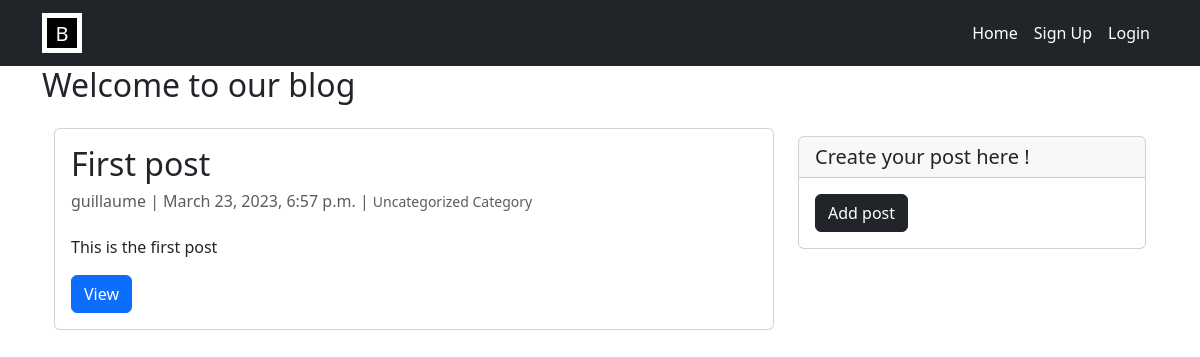
The app's page /, older data.
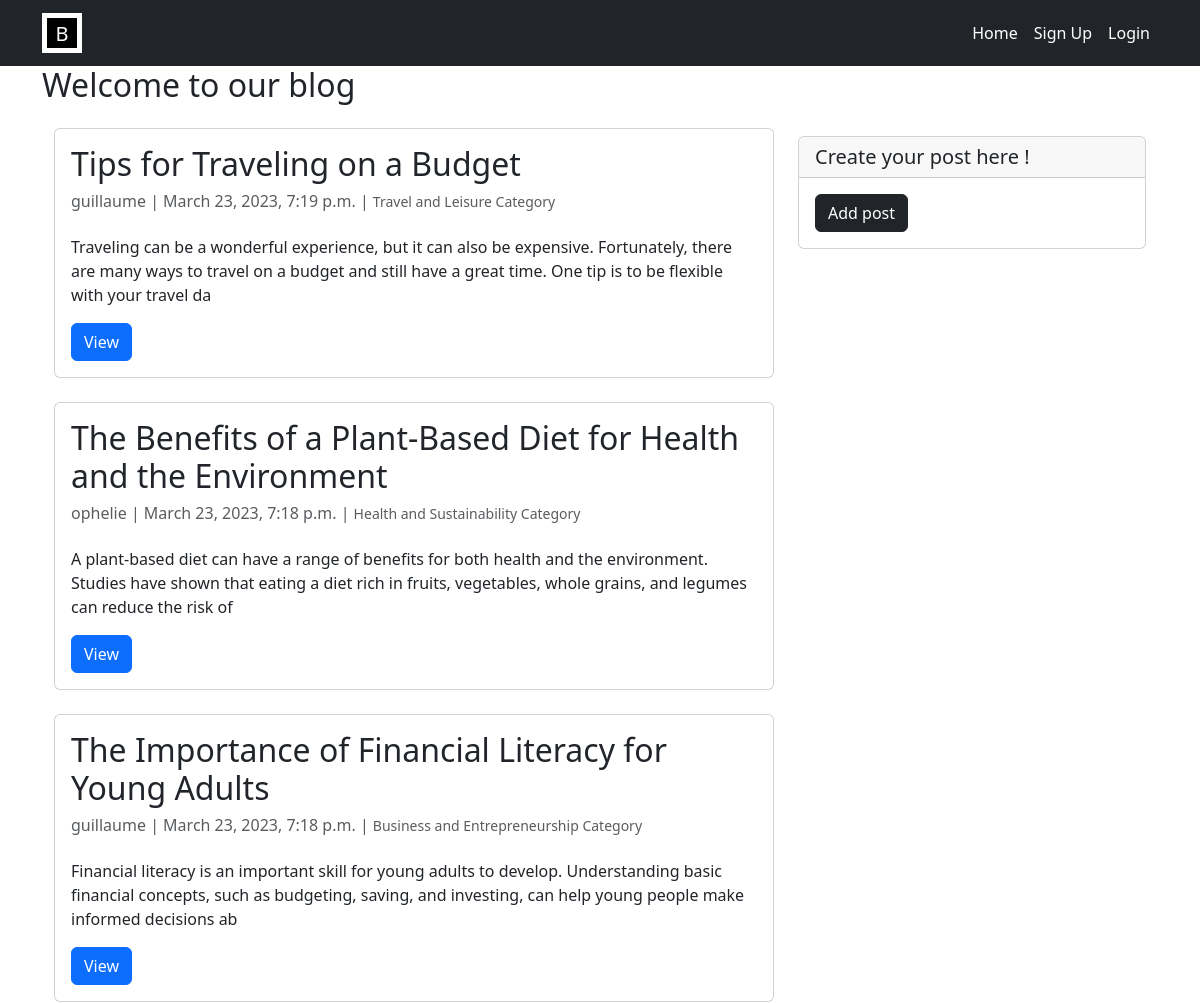
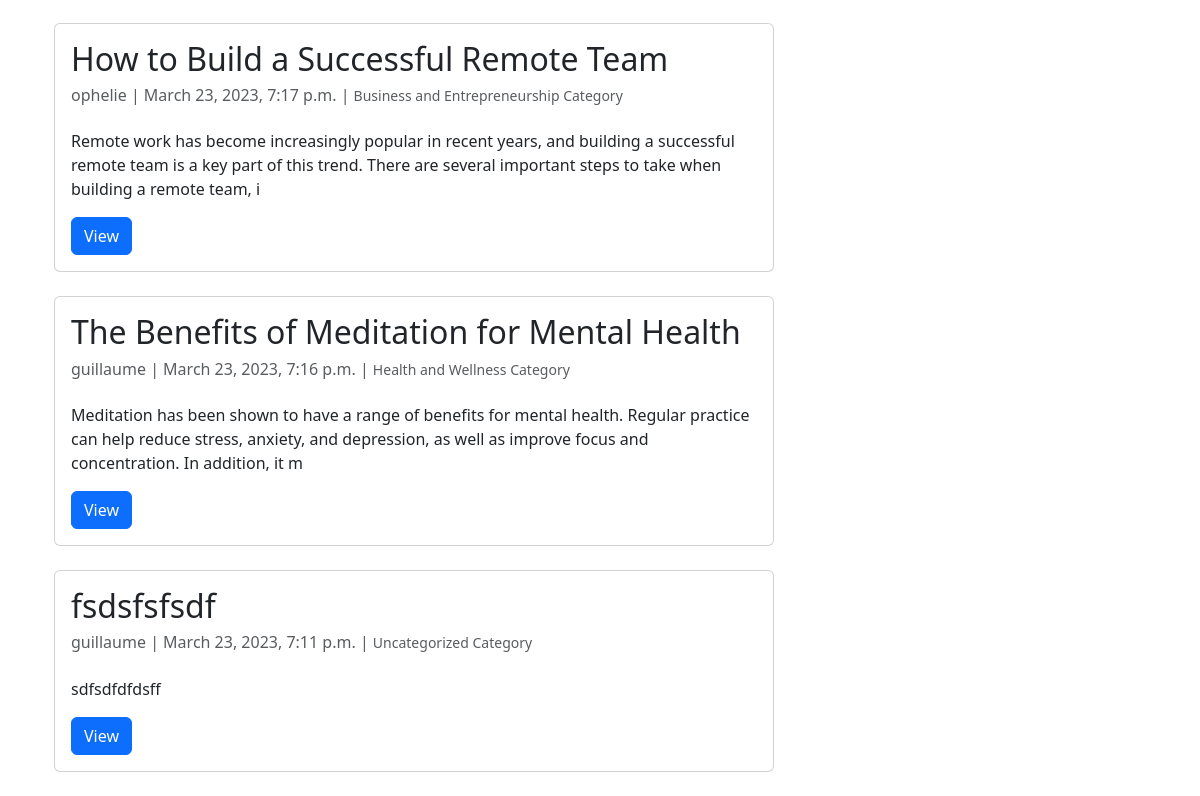
The same page, newer data (2 pictures, top to bottom).
### myblog/models.py (models this page shows, shortened)
class Post(models.Model):
    title = models.CharField(max_length=200, unique=True)
    author = models.ForeignKey(User, on_delete= models.CASCADE,related_name='posts')
    updated_on = models.DateTimeField(auto_now= True)
    content = models.TextField()
    created_on = models.DateTimeField(auto_now_add=True)
    slug = models.CharField(max_length=200, unique=True, null=False)
    category = models.ForeignKey(Category, on_delete=models.PROTECT, null=True)
    class Meta:
        ordering = ['-created_on']

class Category(models.Model):
    name = models.CharField(max_length=100, default='uncategorized')
    def __str__(self):
        return self.name

### myblog/views.py (the view)
# urls.py: path('', views.PostList.as_view(), name='home'),
class PostList(generic.ListView):
    queryset = Post.objects.order_by('-created_on')
    template_name = 'index.html'

### myblog/templates/index.html (shortened to what this page needs)
{% extends 'base.html' %}
{% load widget_tweaks %}
{% block content %}
<h2>Welcome to our blog</h2>
<div class="container">
  <div class="row">
    <div class="col-md-8 mt-3 left">
      {% for post in post_list %}
        <div class="card mb-4">
          <div class="card-body">
            <h2 class="card-title">{{ post.title }}</h2>
            <p class="card-text text-muted h6">{{ post.author }} | {{ post.created_on}} | <small>{{ post.category }} Category</small></p>
            <p class="card-text mt-4">{{post.content|slice:":200" }}</p>
            <a href="{% url 'post_detail' post.slug %}" class="btn btn-primary">View</a>
          </div>
        </div>
      {% endfor %}
    </div>
    <div class="col-md-4 float-right ">
      <div class="card my-4">
        <h5 class="card-header">Create your post here !</h5>
        <div class="card-body">
          <a href="{% url 'add_post' %}" class="btn btn-dark">Add post</a>
        </div>
      </div>
    </div>
  </div>
</div>
{% endblock %}

### blogitix/templates/base.html (shortened to what this page needs)
<!DOCTYPE html>
<html lang="en">
<head>
  <link href="https://cdn.jsdelivr.net/npm/bootstrap@5.3.0-alpha1/dist/css/bootstrap.min.css" rel="stylesheet">
</head>
<body>
  <nav class="navbar navbar-expand-lg bg-dark" data-bs-theme="dark">
    <div class="container">
      <a class="navbar-brand" href="{% url 'home' %}">
        <svg width="40" height="40">
          <rect width="40" height="40" style="fill: #FFFFFF"/>
          <rect x="5" y="5" width="30" height="30" style="fill: #000000"/>
          <text x="20" y="28" font-size="20" text-anchor="middle" fill="#FFFFFF">B</text>
        </svg>
      </a>
      <div class="collapse navbar-collapse" id="navbarSupportedContent">
        <ul class="navbar-nav ms-auto mb-2 mb-lg-0">
          <li class="nav-item">
            <a class="nav-link active" aria-current="page" href="{%url 'home'%}">Home</a>
          </li>
          {% if user.is_authenticated %}
            <li class="nav-item">
              <a class="nav-link active" aria-current="page" href="{%url 'logout'%}">Log Out</a>
            </li>
            <li class="nav-item">
              <a class="nav-link active" aria-current="page" href="{%url 'profile'%}">Profile</a>
            </li>
          {% else %}
            <li class="nav-item">
              <a class="nav-link active" aria-current="page" href="{%url 'signup'%}">Sign Up</a>
            </li>
            <li class="nav-item">
              <a class="nav-link active" aria-current="page" href="{%url 'login'%}">Login</a>
            </li>
          {% endif %}
        </ul>
      </div>
    </div>
  </nav>
  <div class="container">
    {% block content %}
    {% endblock %}
  </div>
</body>
</html>

Row changes from the older to the newer data that the page shows:
removed Post: title "First post", author "guillaume", created_on "March 23, 2023, 6:57 p.m.", category "Uncategorized", content "This is the first post"
added Post: title "Tips for Traveling on a Budget", author "guillaume", created_on "March 23, 2023, 7:19 p.m.", category "Travel and Leisure", content "Traveling can be a wonderful experience, but it can also be expensive. Fortunately, there are many ways to travel on a budget and still have a great time. One tip is to be flexible with your travel da"
added Post: title "The Benefits of a Plant-Based Diet for Health and the Environment", author "ophelie", created_on "March 23, 2023, 7:18 p.m.", category "Health and Sustainability", content "A plant-based diet can have a range of benefits for both health and the environment. Studies have shown that eating a diet rich in fruits, vegetables, whole grains, and legumes can reduce the risk of"
added Post: title "The Importance of Financial Literacy for Young Adults", author "guillaume", created_on "March 23, 2023, 7:18 p.m.", category "Business and Entrepreneurship", content "Financial literacy is an important skill for young adults to develop. Understanding basic financial concepts, such as budgeting, saving, and investing, can help young people make informed decisions ab"
added Post: title "How to Build a Successful Remote Team", author "ophelie", created_on "March 23, 2023, 7:17 p.m.", category "Business and Entrepreneurship", content "Remote work has become increasingly popular in recent years, and building a successful remote team is a key part of this trend. There are several important steps to take when building a remote team, i"
added Post: title "The Benefits of Meditation for Mental Health", author "guillaume", created_on "March 23, 2023, 7:16 p.m.", category "Health and Wellness", content "Meditation has been shown to have a range of benefits for mental health. Regular practice can help reduce stress, anxiety, and depression, as well as improve focus and concentration. In addition, it m"
added Post: title "fsdsfsfsdf", author "guillaume", created_on "March 23, 2023, 7:11 p.m.", category "Uncategorized", content "sdfsdfdfdsff"
